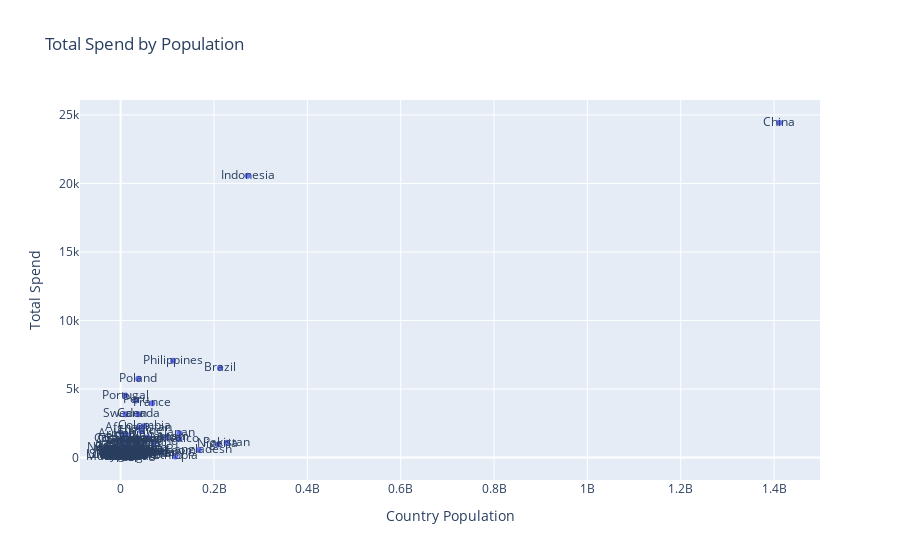

Notebook code cell kept with this figure:
### Code cell
fig = px.scatter(spendbypop, x="population2020", y="totalspend", text="country_name",
             title = 'Total Spend by Population',
             labels={
                     "population2020": "Country Population",
                     "totalspend": "Total Spend"
            })
fig.show()

### Figure 1 — Plotly figure (JSON) as saved in the notebook; plotly's stock layout.template omitted (floating-point values rounded to 4 significant figures)
{"data": [{"hovertemplate": "Country Population=%{x}<br>Total Spend=%{y}<br>country_name=%{text}<extra></extra>", "legendgroup": "", "marker": {"color": "#636efa", "symbol": "circle"}, "mode": "markers+text", "name": "", "orientation": "v", "showlegend": false, "text": ["Afghanistan", "Albania", "Argentina", "Armenia", "Australia", "Azerbaijan", "Bangladesh", "Bhutan", "Belarus", "Brazil", "Bulgaria", "Burkina Faso", "Canada", "China", "Cameroon", "Colombia", "Comoros", "Costa Rica", "Croatia", "Cuba", "Cyprus", "Ecuador", "Ethiopia", "Finland", "France", "United Kingdom", "Georgia", "Germany", "Ghana", "Greece", "Guatemala", "Guinea", "Haiti", "Honduras", "Hungary", "Indonesia", "Ireland", "Japan", "Kenya", "Kosovo", "Latvia", "Libya", "Luxembourg", "Madagascar", "Morocco", "Malaysia", "Moldova", "Mexico", "Mongolia", "Mali", "Malta", "Montenegro", "Myanmar", "Netherlands", "Nepal", "Nigeria", "Norway", "New Zealand", "Pakistan", "Panama", "Peru", "Philippines", "Poland", "Portugal", "South Africa", "Rwanda", "Samoa", "Sierra Leone", "Slovenia", "Serbia", "Sweden", "Tanzania", "Thailand", "Tajikistan", "Tunisia", "Uganda", "Ukraine", "Uzbekistan", "Vietnam"], "type": "scatter", "x": [38972230, 2837849, 45376763, 2805608, 25655289, 10093121, 167420951, 772506, 9379952, 213196304, 6934015, 21522626, 38037204, 1411100000, 26491087, 50930662, 806166, 5123105, 4047680, 11300698, 1237537, 17588595, 117190911, 5529543, 67571107, 67081000, 3722716, 83160871, 32180401, 10698599, 16858333, 13205153, 11306801, 10121763, 9750149, 271857970, 4985382, 126261000, 51985780, 1790133, 1900449, 6653942, 630419, 28225177, 36688772, 33199993, 2635130, 125998302, 3294335, 21224040, 515332, 621306, 53423198, 17441500, 29348627, 208327405, 5379475, 5090200, 227196741, 4294396, 33304756, 112190977, 37899070, 10297081, 58801927, 13146362, 214929, 8233970, 2102419, 6899126, 10353442, 61704518, 71475664, 9543207, 12161723, 44404611, 44132049, 34232050, 96648685], "xaxis": "x", "y": [2180.0, 615.5, 656.3, 1715.0, 416.1, 1089.0, 551.5, 232.5, 345.9, 6550.0, 100.2, 658.8, 3161.0, 24430.0, 1317.0, 2289.0, 434.2, 1383.0, 335.9, 24.32, 138.1, 722.6, 74.3, 251.5, 3961.0, 478.6, 204.3, 349.5, 510.0, 760.0, 1319.0, 1170.0, 1691.0, 486.0, 281.6, 20560.0, 504.7, 1767.0, 1261.0, 41.02, 67.76, 202.7, 211.4, 581.3, 440.5, 980.4, 607.3, 1326.0, 192.9, 462.2, 68.32, 52.77, 227.5, 456.3, 117.9, 947.0, 476.0, 726.1, 1077.0, 108.8, 4160.0, 7066.0, 5736.0, 4514.0, 1451.0, 15.16, 352.0, 215, 524.9, 1271.0, 3153.0, 324.0, 1099.0, 1173.0, 1131.0, 150.2, 1921.0, 397, 1484.0], "yaxis": "y"}], "layout": {"legend": {"tracegroupgap": 0}, "title": {"text": "Total Spend by Population"}, "xaxis": {"anchor": "y", "domain": [0, 1], "title": {"text": "Country Population"}}, "yaxis": {"anchor": "x", "domain": [0, 1], "title": {"text": "Total Spend"}}}}
